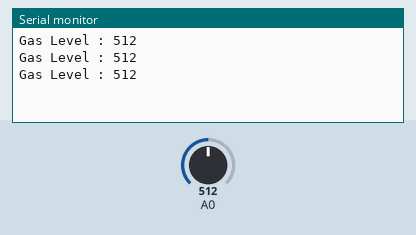
The sketch below on a simulated Arduino Uno, built with avr-gcc and run on an emulated ATmega328P. On the bench: the last lines printed to the serial monitor. Inputs (shaded band) come from the test bench; at power-on: A0 = 512.

Above: at 1.3 s.
1.4 s: A0 set to 716
At 1.9 s:
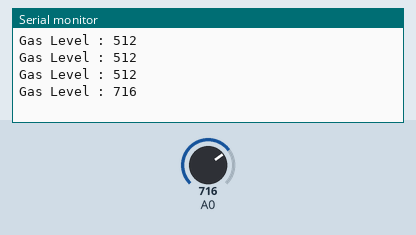
2.9 s: A0 set to 900
At 3.4 s:
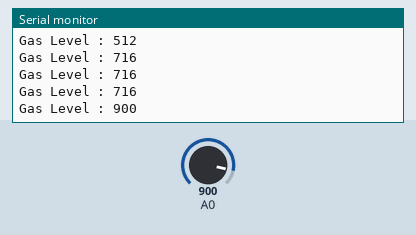
Timing chart, 0 to 5.9 s (numbered marks = the images above; inputs shaded):
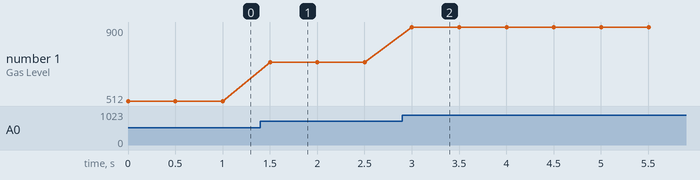

The sketch:

MQ-02-05_Gas-Sensor.ino
```cpp
int gas_level;
void setup() {
  pinMode(A0, INPUT);
  Serial.begin(9600);
}
void loop() {
  gas_level = analogRead(A0);
  Serial.print("Gas Level : ");
  Serial.println(gas_level);
  delay(500);  
}
```

Measured:
- after the input at 1.4 s, the serial monitor: prints a new line after 0.10 s (image 1)
- after the input at 2.9 s, the serial monitor: prints a new line after 0.10 s (image 2)
- plotted number 1: 512 → 716 after the input at 1.4 s, 716 → 900 after the input at 2.9 s
